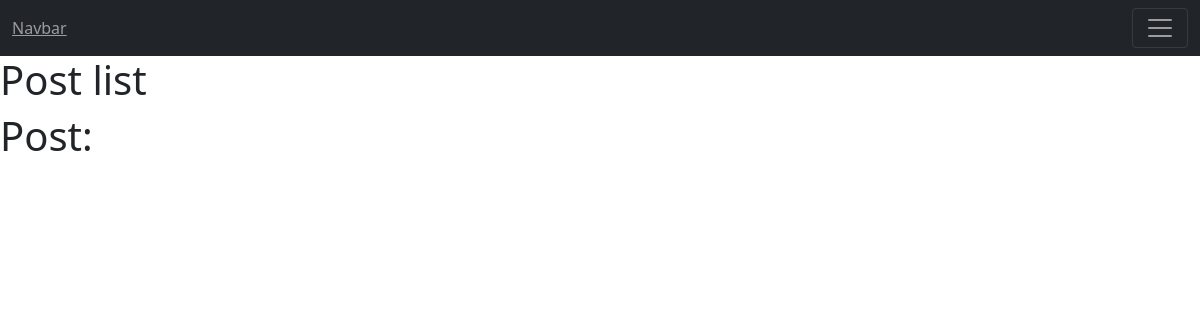
Before: /posts.html/ with the older database file.
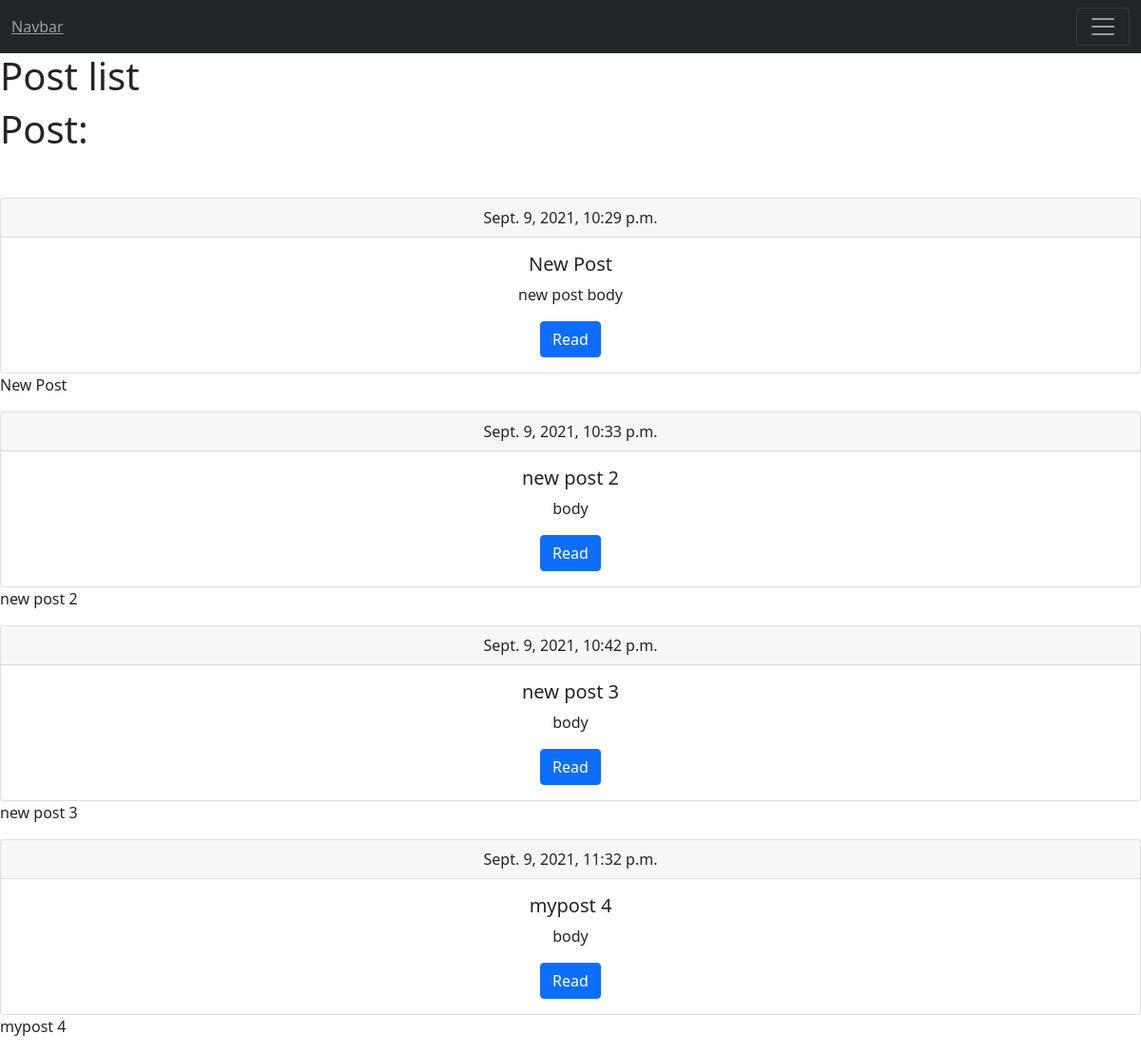
After: the same page with the newer database file.
### TechnicalCourses/models.py (models this page shows, shortened)
class Post(models.Model):
    title = models.CharField(max_length=150, db_index=True)
    slug = models.SlugField(max_length=150, unique=True)
    body = models.TextField(blank=True, db_index=True)
    tags = models.ManyToManyField('Tag', blank=True, related_name='posts')
    date_pub = models.DateTimeField(auto_now_add=True)

### TechnicalCourses/views.py (the view)
# urls.py: path('posts.html/', views.posts_list, name='posts_list_url'),
def posts_list(request):
    posts = Post.objects.all()
    return render(request, 'TechnicalCourses/posts.html', context={'posts': posts})

### TechnicalCourses/templates/TechnicalCourses/posts.html (shortened to what this page needs)
<!DOCTYPE html>
<html lang="en">
<head>
  <link href="https://cdn.jsdelivr.net/npm/bootstrap@5.1.1/dist/css/bootstrap.min.css" rel="stylesheet">
</head>
<body>
<nav class="navbar navbar-dark bg-dark">
  <div class="container-fluid">
    <a class="navbar-text" href="#">Navbar</a>
    <button class="navbar-toggler" type="button" data-bs-toggle="collapse" data-bs-target="#navbarSupportedContent" aria-controls="navbarSupportedContent" aria-expanded="false" aria-label="Toggle navigation">
      <span class="navbar-toggler-icon"></span>
    </button>
  </div>
</nav>
{% block title %}
<h1> Post list </h1>
{% endblock %}
{% block content %}
<h1 class="mb-5">Post:</h1>
{% for post in posts %}
<div class="card text-center">
  <div class="card-header">
   {{post.date_pub}}
  </div>
  <div class="card-body txt-center">
    <h5 class="card-title">{{ post.title }}</h5>
    <p class="card-text">{{ post.body |truncatewords:15 }}</p>
    <a href="#" class="btn btn-primary" >Read</a>
  </div>
</div>
<p>
    {{post.title}}
</p>
{% endfor %}
{% endblock %}
</body>
</html>

Changed rows visible on the page:
added Post: date_pub "Sept. 9, 2021, 10:29 p.m.", title "New Post", body "new post body"
added Post: date_pub "Sept. 9, 2021, 10:33 p.m.", title "new post 2", body "body"
added Post: date_pub "Sept. 9, 2021, 10:42 p.m.", title "new post 3", body "body"
added Post: date_pub "Sept. 9, 2021, 11:32 p.m.", title "mypost 4", body "body"
